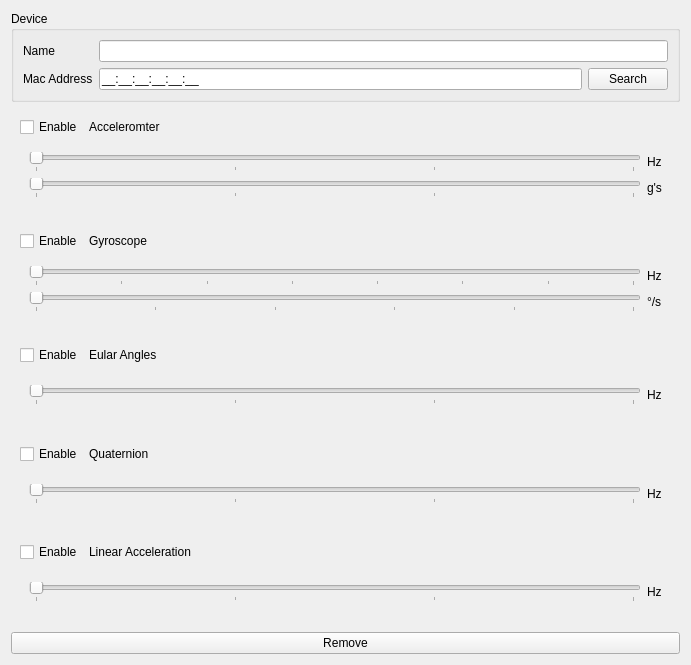
<?xml version="1.0" encoding="UTF-8"?>
<ui version="4.0">
 <class>MbientConfigPanel</class>
 <widget class="QWidget" name="MbientConfigPanel">
  <property name="geometry">
   <rect>
    <x>0</x>
    <y>0</y>
    <width>691</width>
    <height>665</height>
   </rect>
  </property>
  <property name="sizePolicy">
   <sizepolicy hsizetype="Preferred" vsizetype="Preferred">
    <horstretch>0</horstretch>
    <verstretch>0</verstretch>
   </sizepolicy>
  </property>
  <property name="windowTitle">
   <string>Form</string>
  </property>
  <layout class="QVBoxLayout" name="verticalLayout">
   <item>
    <widget class="QGroupBox" name="groupDevice">
     <property name="sizePolicy">
      <sizepolicy hsizetype="Preferred" vsizetype="Fixed">
       <horstretch>0</horstretch>
       <verstretch>0</verstretch>
      </sizepolicy>
     </property>
     <property name="title">
      <string>Device</string>
     </property>
     <layout class="QVBoxLayout" name="verticalLayout_3">
      <item>
       <layout class="QGridLayout" name="gridLayout">
        <item row="0" column="0">
         <widget class="QLabel" name="label">
          <property name="text">
           <string>Name</string>
          </property>
         </widget>
        </item>
        <item row="1" column="1">
         <widget class="QLineEdit" name="deviceMac">
          <property name="sizePolicy">
           <sizepolicy hsizetype="Expanding" vsizetype="Fixed">
            <horstretch>0</horstretch>
            <verstretch>0</verstretch>
           </sizepolicy>
          </property>
          <property name="inputMask">
           <string>HH:HH:HH:HH:HH:HH;_</string>
          </property>
          <property name="text">
           <string>:::::</string>
          </property>
          <property name="maxLength">
           <number>17</number>
          </property>
         </widget>
        </item>
        <item row="1" column="0">
         <widget class="QLabel" name="label_2">
          <property name="text">
           <string>Mac Address</string>
          </property>
         </widget>
        </item>
        <item row="1" column="2">
         <widget class="QPushButton" name="deviceFind">
          <property name="text">
           <string>Search</string>
          </property>
         </widget>
        </item>
        <item row="0" column="1" colspan="2">
         <widget class="QLineEdit" name="deviceName"/>
        </item>
       </layout>
      </item>
     </layout>
    </widget>
   </item>
   <item>
    <widget class="QWidget" name="mainAccelerationContainer" native="true">
     <layout class="QGridLayout" name="groupAcceleration">
      <item row="0" column="1">
       <widget class="QLabel" name="label_10">
        <property name="sizePolicy">
         <sizepolicy hsizetype="MinimumExpanding" vsizetype="Preferred">
          <horstretch>0</horstretch>
          <verstretch>0</verstretch>
         </sizepolicy>
        </property>
        <property name="text">
         <string>Acceleromter</string>
        </property>
       </widget>
      </item>
      <item row="0" column="0">
       <widget class="QCheckBox" name="toggleAcc">
        <property name="sizePolicy">
         <sizepolicy hsizetype="Preferred" vsizetype="Fixed">
          <horstretch>0</horstretch>
          <verstretch>0</verstretch>
         </sizepolicy>
        </property>
        <property name="text">
         <string>Enable</string>
        </property>
       </widget>
      </item>
      <item row="1" column="0" colspan="2">
       <widget class="QWidget" name="accelerationContainer" native="true">
        <layout class="QGridLayout" name="gridAcceleration">
         <item row="1" column="1">
          <widget class="QLabel" name="labelAccRange">
           <property name="text">
            <string>g's</string>
           </property>
          </widget>
         </item>
         <item row="0" column="0">
          <widget class="QSlider" name="slideAccSample">
           <property name="minimum">
            <number>0</number>
           </property>
           <property name="maximum">
            <number>3</number>
           </property>
           <property name="pageStep">
            <number>1</number>
           </property>
           <property name="value">
            <number>0</number>
           </property>
           <property name="orientation">
            <enum>Qt::Horizontal</enum>
           </property>
           <property name="tickPosition">
            <enum>QSlider::TicksBelow</enum>
           </property>
          </widget>
         </item>
         <item row="0" column="1">
          <widget class="QLabel" name="labelAccSample">
           <property name="text">
            <string>Hz</string>
           </property>
          </widget>
         </item>
         <item row="1" column="0">
          <widget class="QSlider" name="slideAccRange">
           <property name="maximum">
            <number>3</number>
           </property>
           <property name="pageStep">
            <number>1</number>
           </property>
           <property name="orientation">
            <enum>Qt::Horizontal</enum>
           </property>
           <property name="tickPosition">
            <enum>QSlider::TicksBelow</enum>
           </property>
          </widget>
         </item>
        </layout>
       </widget>
      </item>
     </layout>
    </widget>
   </item>
   <item>
    <widget class="QWidget" name="mainGyroscopeContainer" native="true">
     <layout class="QGridLayout" name="groupGyroscope">
      <item row="0" column="0">
       <widget class="QCheckBox" name="toggleGyro">
        <property name="sizePolicy">
         <sizepolicy hsizetype="Preferred" vsizetype="Fixed">
          <horstretch>0</horstretch>
          <verstretch>0</verstretch>
         </sizepolicy>
        </property>
        <property name="text">
         <string>Enable</string>
        </property>
       </widget>
      </item>
      <item row="0" column="1">
       <widget class="QLabel" name="label_11">
        <property name="sizePolicy">
         <sizepolicy hsizetype="MinimumExpanding" vsizetype="Preferred">
          <horstretch>0</horstretch>
          <verstretch>0</verstretch>
         </sizepolicy>
        </property>
        <property name="text">
         <string>Gyroscope</string>
        </property>
       </widget>
      </item>
      <item row="1" column="0" colspan="2">
       <widget class="QWidget" name="gyroscopeContainer" native="true">
        <layout class="QGridLayout" name="gridGyroscope">
         <item row="0" column="0">
          <widget class="QSlider" name="slideGyroSample">
           <property name="maximum">
            <number>7</number>
           </property>
           <property name="pageStep">
            <number>1</number>
           </property>
           <property name="orientation">
            <enum>Qt::Horizontal</enum>
           </property>
           <property name="tickPosition">
            <enum>QSlider::TicksBelow</enum>
           </property>
          </widget>
         </item>
         <item row="1" column="0">
          <widget class="QSlider" name="slideGyroRange">
           <property name="maximum">
            <number>5</number>
           </property>
           <property name="pageStep">
            <number>1</number>
           </property>
           <property name="orientation">
            <enum>Qt::Horizontal</enum>
           </property>
           <property name="tickPosition">
            <enum>QSlider::TicksBelow</enum>
           </property>
          </widget>
         </item>
         <item row="0" column="1">
          <widget class="QLabel" name="labelGyroSample">
           <property name="text">
            <string>Hz</string>
           </property>
          </widget>
         </item>
         <item row="1" column="1">
          <widget class="QLabel" name="labelGyroRange">
           <property name="text">
            <string>°/s</string>
           </property>
          </widget>
         </item>
        </layout>
       </widget>
      </item>
     </layout>
    </widget>
   </item>
   <item>
    <widget class="QWidget" name="mainEularAngleContainer" native="true">
     <layout class="QGridLayout" name="groupEularAngles">
      <item row="0" column="1">
       <widget class="QLabel" name="label_12">
        <property name="sizePolicy">
         <sizepolicy hsizetype="MinimumExpanding" vsizetype="Preferred">
          <horstretch>0</horstretch>
          <verstretch>0</verstretch>
         </sizepolicy>
        </property>
        <property name="text">
         <string>Eular Angles</string>
        </property>
       </widget>
      </item>
      <item row="0" column="0">
       <widget class="QCheckBox" name="toggleEularAngles">
        <property name="text">
         <string>Enable</string>
        </property>
       </widget>
      </item>
      <item row="1" column="0" colspan="2">
       <widget class="QWidget" name="eularAngleContainer" native="true">
        <layout class="QGridLayout" name="gridEularAngle">
         <item row="0" column="0">
          <widget class="QSlider" name="slideEularSample">
           <property name="maximum">
            <number>3</number>
           </property>
           <property name="pageStep">
            <number>1</number>
           </property>
           <property name="orientation">
            <enum>Qt::Horizontal</enum>
           </property>
           <property name="tickPosition">
            <enum>QSlider::TicksBelow</enum>
           </property>
          </widget>
         </item>
         <item row="0" column="1">
          <widget class="QLabel" name="labelEularSample">
           <property name="text">
            <string>Hz</string>
           </property>
          </widget>
         </item>
        </layout>
       </widget>
      </item>
     </layout>
    </widget>
   </item>
   <item>
    <widget class="QWidget" name="mainQuaternionContainer" native="true">
     <layout class="QGridLayout" name="groupQuaternion">
      <item row="0" column="0">
       <widget class="QCheckBox" name="toggleQuaternion">
        <property name="text">
         <string>Enable</string>
        </property>
       </widget>
      </item>
      <item row="0" column="1">
       <widget class="QLabel" name="label_13">
        <property name="sizePolicy">
         <sizepolicy hsizetype="MinimumExpanding" vsizetype="Preferred">
          <horstretch>0</horstretch>
          <verstretch>0</verstretch>
         </sizepolicy>
        </property>
        <property name="text">
         <string>Quaternion</string>
        </property>
       </widget>
      </item>
      <item row="1" column="0" colspan="2">
       <widget class="QWidget" name="quaternionContainer" native="true">
        <layout class="QGridLayout" name="gridQuaternion">
         <item row="0" column="0">
          <widget class="QSlider" name="slideQuaternionSample">
           <property name="maximum">
            <number>3</number>
           </property>
           <property name="pageStep">
            <number>1</number>
           </property>
           <property name="orientation">
            <enum>Qt::Horizontal</enum>
           </property>
           <property name="tickPosition">
            <enum>QSlider::TicksBelow</enum>
           </property>
          </widget>
         </item>
         <item row="0" column="1">
          <widget class="QLabel" name="labelQuaternionSample">
           <property name="text">
            <string>Hz</string>
           </property>
          </widget>
         </item>
        </layout>
       </widget>
      </item>
     </layout>
    </widget>
   </item>
   <item>
    <widget class="QWidget" name="mainLinearAccelerationContainer" native="true">
     <layout class="QGridLayout" name="groupLinearAcceleration">
      <item row="0" column="1">
       <widget class="QLabel" name="label_14">
        <property name="sizePolicy">
         <sizepolicy hsizetype="MinimumExpanding" vsizetype="Preferred">
          <horstretch>0</horstretch>
          <verstretch>0</verstretch>
         </sizepolicy>
        </property>
        <property name="text">
         <string>Linear Acceleration</string>
        </property>
       </widget>
      </item>
      <item row="0" column="0">
       <widget class="QCheckBox" name="toggleLinearAcc">
        <property name="text">
         <string>Enable</string>
        </property>
       </widget>
      </item>
      <item row="1" column="0" colspan="2">
       <widget class="QWidget" name="linearAccelerationContainer" native="true">
        <layout class="QGridLayout" name="gridLinearAcceleration">
         <item row="1" column="0">
          <widget class="QSlider" name="slideLinearAccSample">
           <property name="maximum">
            <number>3</number>
           </property>
           <property name="pageStep">
            <number>1</number>
           </property>
           <property name="orientation">
            <enum>Qt::Horizontal</enum>
           </property>
           <property name="tickPosition">
            <enum>QSlider::TicksBelow</enum>
           </property>
          </widget>
         </item>
         <item row="1" column="1">
          <widget class="QLabel" name="labelLinearAccSample">
           <property name="text">
            <string>Hz</string>
           </property>
          </widget>
         </item>
        </layout>
       </widget>
      </item>
     </layout>
    </widget>
   </item>
   <item>
    <widget class="QPushButton" name="removeDevice">
     <property name="text">
      <string>Remove</string>
     </property>
    </widget>
   </item>
  </layout>
 </widget>
 <resources/>
 <connections/>
</ui>
